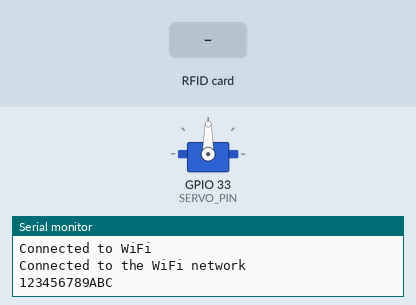
Simulated run of this sketch. Board: ESP32. Parts: servo, the last lines printed to the serial monitor. The inputs (shaded band) are chosen by the test bench. WiFi joins after 1.5 s; servers stay silent unless stated; uploads are accepted with an empty reply.

Above: at 2.7 s.
2.8 s: RFID card 5E 7A 19 C4 held to the reader
At 4.0 s:
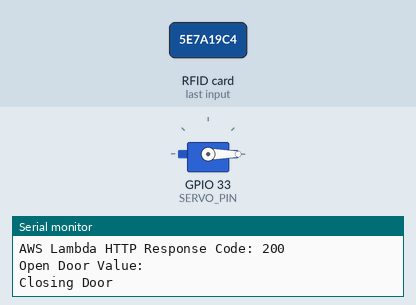
Timing chart, 0 to 5.8 s (numbered marks = the images above; inputs shaded):
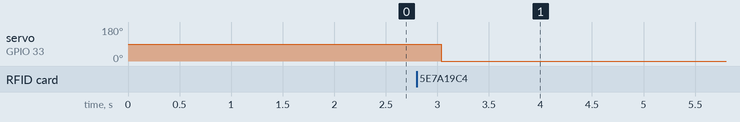

The sketch:

smart_door_v3.ino
```cpp
#include <ESP32Servo.h>
#include <SPI.h>
#include <MFRC522.h>
#include <WiFi.h>
#include <HTTPClient.h>
#include <WiFiManager.h>

#define SS_PIN 5
#define RST_PIN 0
#define SERVO_PIN 33

const char *ssid = "spgdoorid";
const char *password = "spgdoorpw";
const char *lambdaEndpoint = "https://nqiqf86db3.execute-api.eu-north-1.amazonaws.com/initial/IoT_Door";

Servo myservo;
MFRC522 rfid(SS_PIN, RST_PIN);

String idString;
int lock = 0;
int unlock = 90;
String open_door = "False";

void setup() {
  Serial.begin(9600);
  // WiFiManager wifiManager;
  Serial.println("Before connecting...");
  WiFiManager wifiManager;
  wifiManager.autoConnect(ssid, password);
  Serial.println("Connected to WiFi");
  Serial.println("Connected to the WiFi network");
  SPI.begin(); // Init SPI bus
  rfid.PCD_Init(); // Init MFRC522
  myservo.attach(SERVO_PIN);
  char ssid[14];
  snprintf(ssid, 14, "%llX", ESP.getEfuseMac());
  Serial.println(ssid);
}

String triggerLambdaFunction(String rfid_string) {
  HTTPClient http;
  String lambdaURL = String(lambdaEndpoint);
  char ssid[14];
  snprintf(ssid, 14, "%llX", ESP.getEfuseMac());
  const char* uid = ssid;
  String postPayload = "SerialNumber="+String(uid)+"&rfID=" + rfid_string;
  http.begin(lambdaURL);
  int httpResponseCode = http.POST(postPayload);
  String response;

  if (httpResponseCode > 0) {
    Serial.print("AWS Lambda HTTP Response Code: ");
    Serial.println(httpResponseCode);
    response = http.getString(); // Get the response from the server
    Serial.println(response);
  } else {
    Serial.print("AWS Lambda HTTP Request failed. Error: ");
    Serial.println(http.errorToString(httpResponseCode).c_str());
    response = "False";
  }

  http.end();
  return response;
}

void loop() {

  // Reset the loop if no new card present on the sensor/reader. This saves the entire process when idle.
  if ( ! rfid.PICC_IsNewCardPresent())
    return;

  // Verify if the NUID has been readed
  if ( ! rfid.PICC_ReadCardSerial())
    return;

  for (byte i = 0; i < 4; i++) {
    Serial.println("RFID");
    Serial.print(rfid.uid.uidByte[i]);
    idString += String(rfid.uid.uidByte[i], HEX);  // Hex
  }
  Serial.println("break here");
  Serial.println("ID String: " + idString);
  Serial.println("break here");

  open_door = triggerLambdaFunction(idString);
  Serial.print("Open Door Value: ");
  Serial.println(open_door);
  if (open_door == "True"){
    Serial.println("Opening Door");
    myservo.write(unlock);
    delay(5000);
    Serial.println("Closing Door");
    myservo.write(lock);
  }
  else{
    Serial.println("Closing Door");
    myservo.write(lock);
  }

  idString = "";

  // Halt PICC
  rfid.PICC_HaltA();

  // Stop encryption on PCD
  rfid.PCD_StopCrypto1();
}
```

Measured:
- after the input at 2.8 s, servo on GPIO 33 (SERVO_PIN): 90° → 0° after 0.24 s
